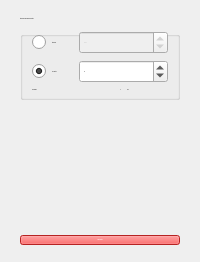
             <widget class="QWidget" name="tabWidgetPage2">
              <attribute name="title">
               <string>Line</string>
              </attribute>
              <layout class="QVBoxLayout" name="verticalLayout_8">
               <item>
                <widget class="QFrame" name="frame_4">
                 <property name="minimumSize">
                  <size>
                   <width>0</width>
                   <height>240</height>
                  </size>
                 </property>
                 <property name="maximumSize">
                  <size>
                   <width>16777215</width>
                   <height>260</height>
                  </size>
                 </property>
                 <property name="frameShape">
                  <enum>QFrame::NoFrame</enum>
                 </property>
                 <property name="frameShadow">
                  <enum>QFrame::Raised</enum>
                 </property>
                 <layout class="QVBoxLayout" name="verticalLayout_20">
                  <property name="spacing">
                   <number>6</number>
                  </property>
                  <property name="topMargin">
                   <number>6</number>
                  </property>
                  <property name="bottomMargin">
                   <number>6</number>
                  </property>
                  <item>
                   <widget class="QGroupBox" name="groupBox_9">
                    <property name="font">
                     <font>
                      <pointsize>-1</pointsize>
                     </font>
                    </property>
                    <property name="title">
                     <string>Step Size and Number of Spots</string>
                    </property>
                    <layout class="QGridLayout" name="gridLayout_8">
                     <property name="topMargin">
                      <number>6</number>
                     </property>
                     <property name="bottomMargin">
                      <number>6</number>
                     </property>
                     <property name="spacing">
                      <number>6</number>
                     </property>
                     <item row="3" column="0">
                      <widget class="QRadioButton" name="Opt_Line_N_Spot">
                       <property name="text">
                        <string>N of Spots</string>
                       </property>
                       <property name="checked">
                        <bool>true</bool>
                       </property>
                       <attribute name="buttonGroup">
                        <string notr="true">buttonGroup</string>
                       </attribute>
                      </widget>
                     </item>
                     <item row="2" column="0">
                      <widget class="QRadioButton" name="Opt_Line_Step_Size">
                       <property name="text">
                        <string>Step Size</string>
                       </property>
                       <property name="checked">
                        <bool>false</bool>
                       </property>
                       <attribute name="buttonGroup">
                        <string notr="true">buttonGroup</string>
                       </attribute>
                      </widget>
                     </item>
                     <item row="4" column="0">
                      <widget class="QLabel" name="label_17">
                       <property name="text">
                        <string>Line length</string>
                       </property>
                      </widget>
                     </item>
                     <item row="4" column="1">
                      <widget class="QLabel" name="Txt_Line_Length">
                       <property name="text">
                        <string>0</string>
                       </property>
                       <property name="alignment">
                        <set>Qt::AlignRight|Qt::AlignTrailing|Qt::AlignVCenter</set>
                       </property>
                      </widget>
                     </item>
                     <item row="4" column="2">
                      <widget class="QLabel" name="label_12">
                       <property name="text">
                        <string> µm</string>
                       </property>
                      </widget>
                     </item>
                     <item row="3" column="1" colspan="2">
                      <widget class="QSpinBox" name="Spn_Line_N_Spot">
                       <property name="sizePolicy">
                        <sizepolicy hsizetype="Preferred" vsizetype="Fixed">
                         <horstretch>0</horstretch>
                         <verstretch>0</verstretch>
                        </sizepolicy>
                       </property>
                       <property name="minimumSize">
                        <size>
                         <width>0</width>
                         <height>22</height>
                        </size>
                       </property>
                       <property name="readOnly">
                        <bool>false</bool>
                       </property>
                       <property name="minimum">
                        <number>2</number>
                       </property>
                       <property name="maximum">
                        <number>999999</number>
                       </property>
                       <property name="value">
                        <number>11</number>
                       </property>
                      </widget>
                     </item>
                     <item row="2" column="1" colspan="2">
                      <widget class="QSpinBox" name="Spn_Line_Step_Size">
                       <property name="enabled">
                        <bool>false</bool>
                       </property>
                       <property name="sizePolicy">
                        <sizepolicy hsizetype="Preferred" vsizetype="Fixed">
                         <horstretch>0</horstretch>
                         <verstretch>0</verstretch>
                        </sizepolicy>
                       </property>
                       <property name="minimumSize">
                        <size>
                         <width>0</width>
                         <height>22</height>
                        </size>
                       </property>
                       <property name="suffix">
                        <string> µm</string>
                       </property>
                       <property name="minimum">
                        <number>1</number>
                       </property>
                       <property name="maximum">
                        <number>999999999</number>
                       </property>
                       <property name="value">
                        <number>20</number>
                       </property>
                      </widget>
                     </item>
                    </layout>
                   </widget>
                  </item>
                  <item>
                   <spacer name="verticalSpacer_2">
                    <property name="orientation">
                     <enum>Qt::Vertical</enum>
                    </property>
                    <property name="sizeHint" stdset="0">
                     <size>
                      <width>20</width>
                      <height>40</height>
                     </size>
                    </property>
                   </spacer>
                  </item>
                  <item>
                   <widget class="QPushButton" name="Btn_Line_Add_Points">
                    <property name="minimumSize">
                     <size>
                      <width>0</width>
                      <height>0</height>
                     </size>
                    </property>
                    <property name="font">
                     <font>
                      <pointsize>-1</pointsize>
                      <weight>75</weight>
                      <bold>true</bold>
                     </font>
                    </property>
                    <property name="styleSheet">
                     <string notr="true">background-color: rgb(255, 49, 49);
color: #ffffff;
font-weight: bold;
</string>
                    </property>
                    <property name="text">
                     <string>Add Points</string>
                    </property>
                   </widget>
                  </item>
                 </layout>
                </widget>
               </item>
              </layout>
             </widget>
